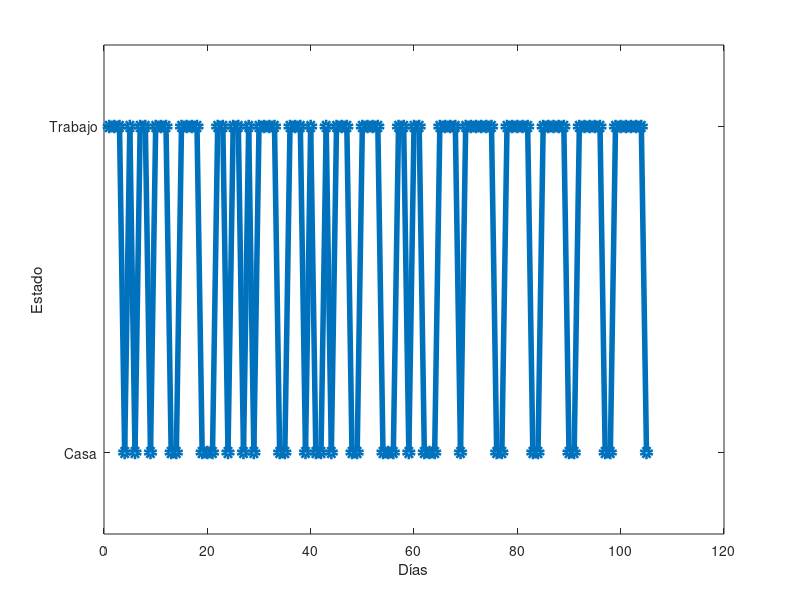

The MATLAB script that drew this image: (Note: this script raises an error after producing the figure.)
%%
clear all 
close all
%%
xt = repmat([2*ones(5,1); ones(2,1)],15,1);
xt(7:(3*7):(10*7)) = 2;
%xt(3:(7):(10*7)) = 1;
%xt(3:(2):(10*7)) = 1;
xt(4:5:(10*7)) = 1;
xt(end-1) = 2;
figure('unit','norm','position',[0 0 0.6 1])
l1 = plot(xt,'o-','LineWidth',4)
yticks([1 2])
yticklabels({'Casa','Trabajo'})
ylim([0.75 2.25])
xlabel('Días')
ylabel('Estado')
l1.Parent.FontSize = 22;
title('Evolución temporal del estado')
saveas(l1.Parent.Parent,'T12.png');

%%
ixa = xt(1);
count = 0;
Ns = 0;
iter = 1;
for ixc = xt(2:end)'
   iter = iter + 1;
   if ixa == ixc
       count = count + 1;
   else
       count = 0;
   end
   Ns(iter) = count;
   ixa = ixc;
end

data = [xt Ns'];
%%
data = [data(2:end,1) data(1:end-1,1) data(2:end,2)];
%%

data1 = data(data(:,1) == 1,:);
data11 = data1(data1(:,2) == 1,:);
data12 = data1(data1(:,2) == 2,:);

P12 = length(data12(:,1))/length(data1(:,1));
P11 = length(data11(:,1))/length(data1(:,1));

%%

data2 = data(data(:,1) == 2,:);
data21 = data2(data2(:,2) == 1,:);
data22 = data2(data2(:,2) == 2,:);
%

P21 = length(data21(:,1))/length(data2(:,1));
P22 = length(data22(:,1))/length(data2(:,1));

%%
%%

A = [P11 P12;
     P21 P22];
Px0 = [1 0]
Pxt(1,:) = Px0;
%
xtex = [];
for it = 2:length(data(:,1))
    ixt = double(data(it,1) == [1 2]);
    Pxt(it,:) = A'*Pxt(it-1,:)'; 
    xtex(it-1) = randsample(2,1,true,A*ixt');
end

fig = figure('unit','norm','position',[0 0 0.6 1]);
subplot(2,1,1)
l1 = plot(xt,'o-','LineWidth',4);
yticks([1 2])
yticklabels({'Casa','Trabajo'})
ylim([0.75 2.25])
xlabel('Días')
ylabel('Estado')
l1.Parent.FontSize = 22;
title('Evolución temporal real del estado')
subplot(2,1,2)
l1 = plot(xtex,'o-','LineWidth',4);
yticks([1 2])
yticklabels({'Casa','Trabajo'})
ylim([0.75 2.25])
xlabel('Días')
ylabel('Estado')
l1.Parent.FontSize = 22;
title('Evolución temporal estimada del estado')

saveas(fig,'TEstimada.png')


%%
P12N = [];
P11N = [];
P21N = [];
P22N = [];
N11N = [];
N12N = [];
N21N = [];
N22N = [];

for iN = 0:10
    % Estando en 1 -
    data1iN = data1(data1(:,3) == iN,:);
    
    N11 = length(data1iN(data1iN(:,2) ==1,2));
    N12 = length(data1iN(data1iN(:,2) ==2,2));
    % Estando en 1 voy a 1
    P11N(iN+1) = (N11+1)/(N11+N12+2);
    N11N(iN+1) = N11 + 1;
    % Estando en 1 voy a 2
    P12N(iN+1) = (N12+1)/(N11+N12+2);
    N12N(iN+1) = N12 + 1;
    data2iN = data2(data2(:,3) == iN,:);
    N21 = length(data2iN(data2iN(:,2) ==1,2));
    N22 = length(data2iN(data2iN(:,2) ==2,2));
    % Estando en 2 voy a 1
    P21N(iN+1) = (N21+1)/(N21+N22+2);
    N21N(iN+1) = N21 + 1;

    % Estando en 2 voy a 2

    P22N(iN+1) = (N22+1)/(N21+N22+2);
    N22N(iN+1) = N22 + 1;

end

%%
NN = 10
FontSize = 14;
fig = figure('unit','norm','position',[0 0 0.9 1]);
subplot(3,2,1)
l = plot(0:NN,P11N,'o-','LineWidth',4);
l.Parent.FontSize = FontSize;
xlabel('N')
ylabel('Probability')
hold on 
l = plot(0:NN,P12N,'o-','LineWidth',4);
l.Parent.FontSize = FontSize;
legend({'P11','P12'})

%
subplot(3,2,2)
l = plot(0:NN,P21N,'o-','LineWidth',4);
l.Parent.FontSize = FontSize;

xlabel('N')
ylabel('Probability')
hold on
l = plot(0:NN,P22N,'o-','LineWidth',4);
l.Parent.FontSize = FontSize;
legend({'P21','P22'})

xlabel('N')
ylabel('Probability')

%

subplot(3,2,3)
l = bar(N11N)
l.Parent.FontSize = FontSize;

title('From 1 to 1')
xlabel('N')

ylim([0 24])
subplot(3,2,5)
l = bar(N12N)
l.Parent.FontSize = FontSize;

ylim([0 24])
title('From 1 to 2')
xlabel('N')

%
subplot(3,2,4)
l = bar(N21N)
l.Parent.FontSize = FontSize;

ylim([0 24])
title('From 2 to 1')
xlabel('N')

subplot(3,2,6)
l = bar(N22N)
l.Parent.FontSize = FontSize;

ylim([0 24])
title('From 2 to 2')
xlabel('N')



saveas(fig,'Probabilidad.png')

%%
xtex = [];
for it = 2:length(data(:,1)-1)
%
    ixt = double(data(it,1) == [1 2]);
    iN =  data(it,3) + 1;
    A = [P11N(iN) P12N(iN);
         P21N(iN) P22N(iN)];
    %
    xtex(it-1) = median(randsample(2,5,true,A'*ixt'));
end
%%
fig = figure('unit','norm','position',[0 0 0.6 1]);
subplot(2,1,1)
l1 = plot(xt(2:end-1),'o-','LineWidth',4);
yticks([1 2])
yticklabels({'Casa','Trabajo'})
ylim([0.75 2.25])
xlabel('Días')
ylabel('Estado')
l1.Parent.FontSize = 22;
title('Evolución temporal real del estado')
subplot(2,1,2)
l1 = plot(xtex,'o-','LineWidth',4);
yticks([1 2])
yticklabels({'Casa','Trabajo'})
ylim([0.75 2.25])
xlabel('Días')
ylabel('Estado')
l1.Parent.FontSize = 22;
title('Evolución temporal estimada del estado')
saveas(fig,'Memory.png')